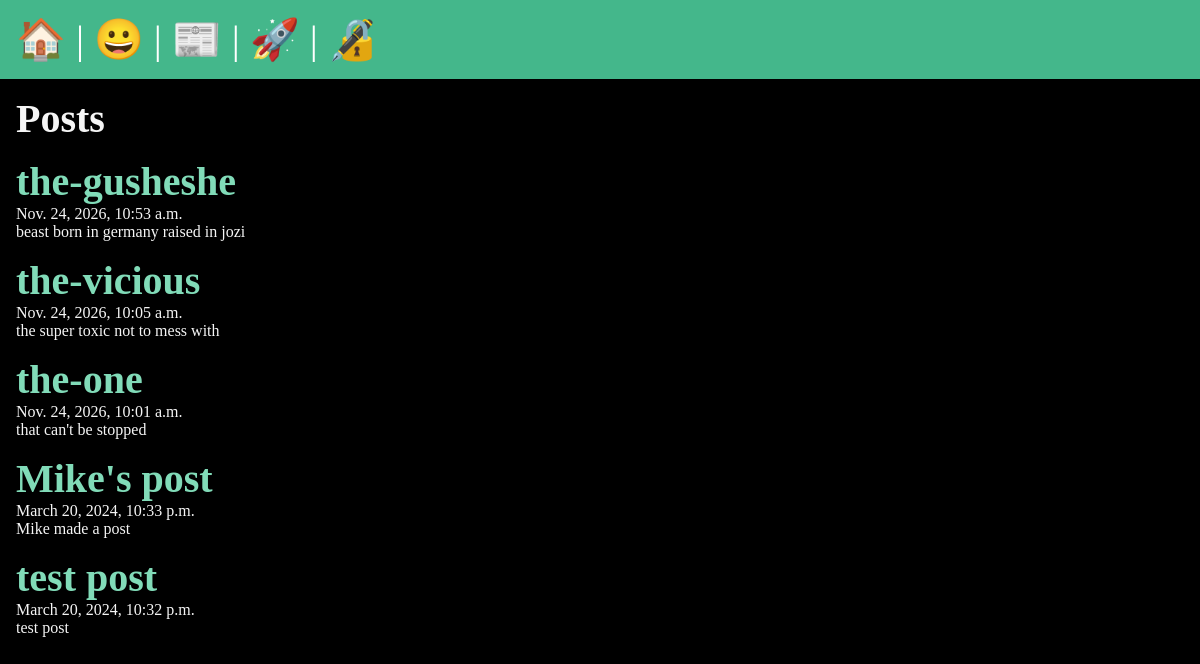
/posts/, run on the app's committed database.
### posts/models.py (models this page shows, shortened)
class Post(models.Model):
    title = models.CharField(max_length=75)
    body = models.TextField()
    slug = models.SlugField()
    date = models.DateTimeField(auto_now_add=True)
    banner = models.ImageField(default='fallback.png', blank=True)

### posts/views.py (the view)
# urls.py: path('', views.posts_list, name="list"),
def posts_list(request):
    posts = Post.objects.all().order_by('-date')
    return render(request, 'posts/posts_list.html', {'posts': posts})

### posts/templates/posts/posts_list.html (shortened to what this page needs)
{% extends 'layout.html' %}
{% block content %}
    <section>
    <h1>Posts</h1>
    {% for post in posts %}
        <article class="post">
            <h2>
                <a href="{%  url 'posts:page' slug=post.slug %}">
                    {{ post.title }}
                </a>
            </h2>
            <p>{{ post.date }}</p>
            <p>{{ post.body }}</p>
        </article>
    {% endfor %}
</section>
{% endblock %}

### templates/layout.html (shortened to what this page needs)
<!DOCTYPE html>
{% load static %}
<html lang="en">
<head>
    <link rel="stylesheet" href="{% static 'css/style.css' %}">
</head>
<body>
    <nav>
        <a href="/">
            <span role="img" aria-label="Home" title="Home">🏠</span>
        </a> |
        <a href="/about">
            <span role="img" aria-label="About" title="About">😀</span>
        </a> |
        <a href="{% url 'posts:list' %}">
            <span role="img" aria-label="Posts" title="Posts">📰</span>
        </a> |
        {% if user.is_authenticated %}
            <a href="{% url 'posts:new-post' %}">
                <span role="img" aria-label="New Post" title="New Post">🆕</span>
            </a> |
            <form class="logout" action="{% url 'users:logout' %}" method="post">
                {% csrf_token %}
                <button class="logout-button" aria-label="User Logout" title="User Logout">👋</button>
            </form>
        {% else %}
            <a href="{% url 'users:register' %}">
                <span role="img" aria-label="User Registration" title="User Registration">🚀</span>
            </a> |
            <a href="{% url 'users:login' %}">
                <span role="img" aria-label="User Login" title="User Login">🔏</span>
            </a>
        {% endif %}
    </nav>
    <main>
        {% block content %}
        {% endblock %}
    </main>
</body>
</html>

### static/css/style.css (style rules this page uses)
* { margin: 0; padding: 0; box-sizing: border-box; }
body { min-height: 100vh; background-color: black; color: whitesmoke; font-size: 3rem; }
nav { padding: 1rem; background-color: #44B78B; color: white; font-size: 2.5rem; }
main { padding: 1rem; }
section { display: flex; flex-flow: column; gap: 1rem; }
h1, h2 { font-size: 2.5rem; }
p { font-size: 1rem; }
a { text-decoration: none; color: #81dbb8; }

### data on the page
Post: title "the-gusheshe", date "Nov. 24, 2026, 10:53 a.m.", body "beast born in germany raised in jozi"
Post: title "the-vicious", date "Nov. 24, 2026, 10:05 a.m.", body "the super toxic not to mess with"
Post: title "the-one", date "Nov. 24, 2026, 10:01 a.m.", body "that can't be stopped"
Post: title "Mike's post", date "March 20, 2024, 10:33 p.m.", body "Mike made a post"
Post: title "test post", date "March 20, 2024, 10:32 p.m.", body "test post"
